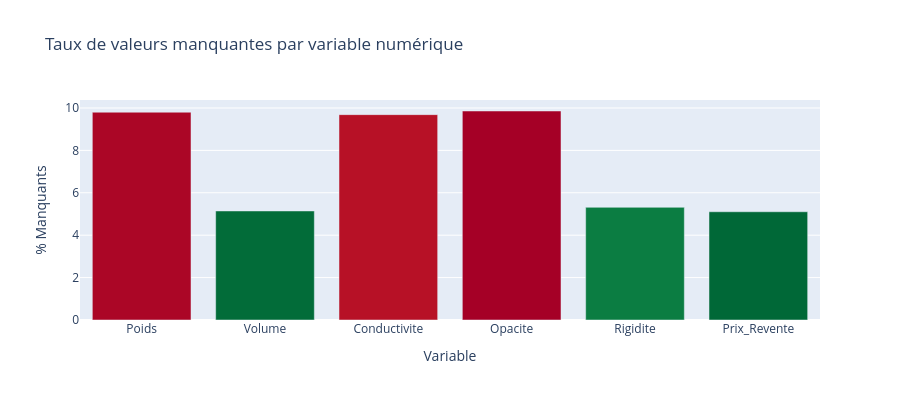

The notebook cell this image was saved under:
### Code cell
missing_pct = df[NUMERIC].isnull().mean() * 100
fig_bar = px.bar(
    x=missing_pct.index,
    y=missing_pct.values,
    labels={"x": "Variable", "y": "% Manquants"},
    title="Taux de valeurs manquantes par variable numérique",
    color=missing_pct.values,
    color_continuous_scale="RdYlGn_r",
    height=400
)
fig_bar.update_layout(coloraxis_showscale=False)
fig_bar.show()

### Figure 1 — Plotly figure (JSON) as saved in the notebook; plotly's stock layout.template omitted (floating-point values rounded to 4 significant figures)
{"data": [{"hovertemplate": "Variable=%{x}<br>% Manquants=%{y}<br>color=%{marker.color}<extra></extra>", "legendgroup": "", "marker": {"color": [9.8, 5.143, 9.686, 9.857, 5.314, 5.105], "coloraxis": "coloraxis", "pattern": {"shape": ""}}, "name": "", "orientation": "v", "showlegend": false, "textposition": "auto", "type": "bar", "x": ["Poids", "Volume", "Conductivite", "Opacite", "Rigidite", "Prix_Revente"], "xaxis": "x", "y": [9.8, 5.143, 9.686, 9.857, 5.314, 5.105], "yaxis": "y"}], "layout": {"barmode": "relative", "coloraxis": {"colorbar": {"title": {"text": "color"}}, "colorscale": [[0, "rgb(0,104,55)"], [0.1, "rgb(26,152,80)"], [0.2, "rgb(102,189,99)"], [0.3, "rgb(166,217,106)"], [0.4, "rgb(217,239,139)"], [0.5, "rgb(255,255,191)"], [0.6, "rgb(254,224,139)"], [0.7, "rgb(253,174,97)"], [0.8, "rgb(244,109,67)"], [0.9, "rgb(215,48,39)"], [1, "rgb(165,0,38)"]], "showscale": false}, "height": 400, "legend": {"tracegroupgap": 0}, "title": {"text": "Taux de valeurs manquantes par variable numérique"}, "xaxis": {"anchor": "y", "domain": [0, 1], "title": {"text": "Variable"}}, "yaxis": {"anchor": "x", "domain": [0, 1], "title": {"text": "% Manquants"}}}}
